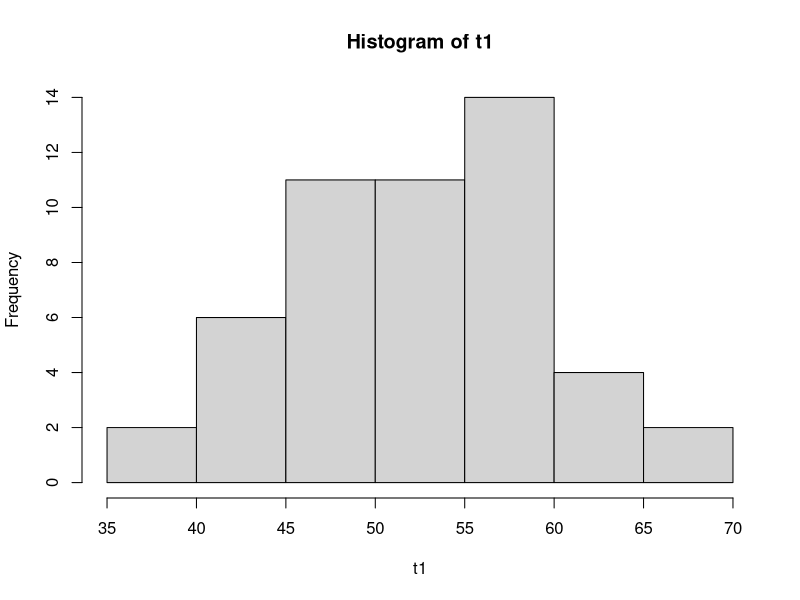
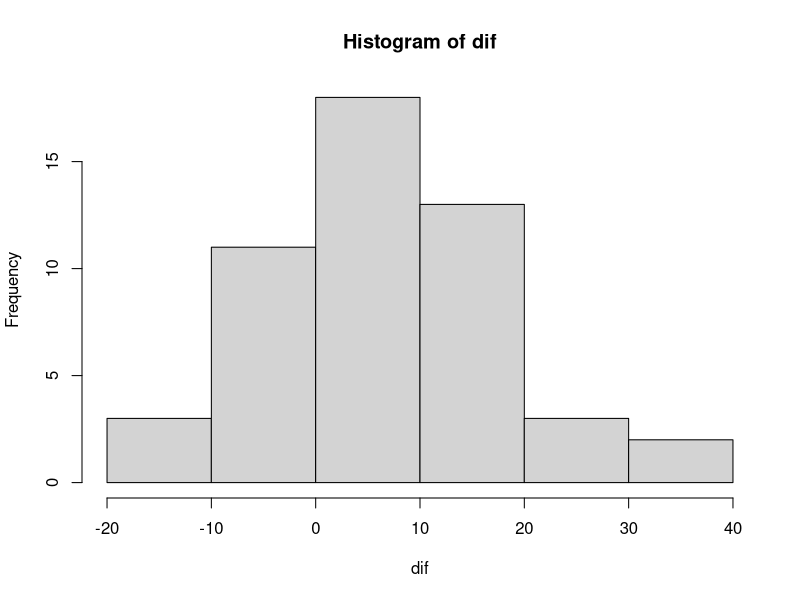
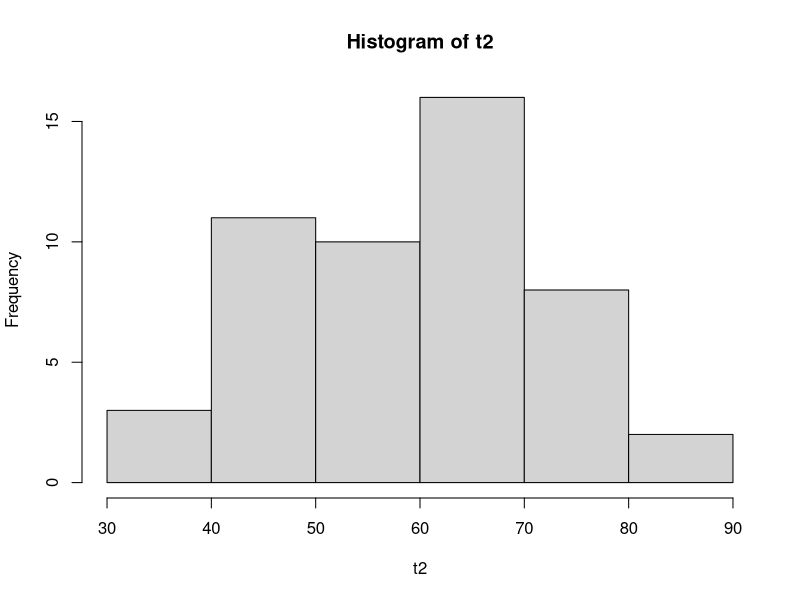
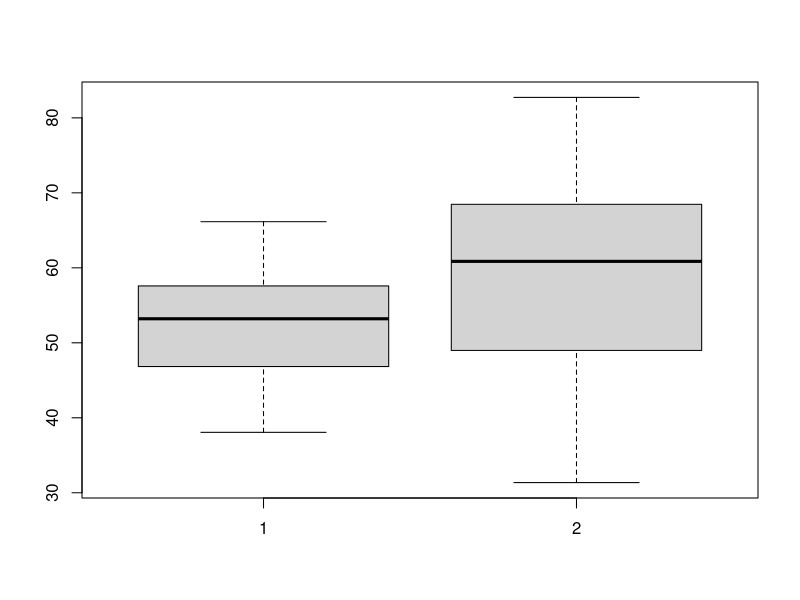
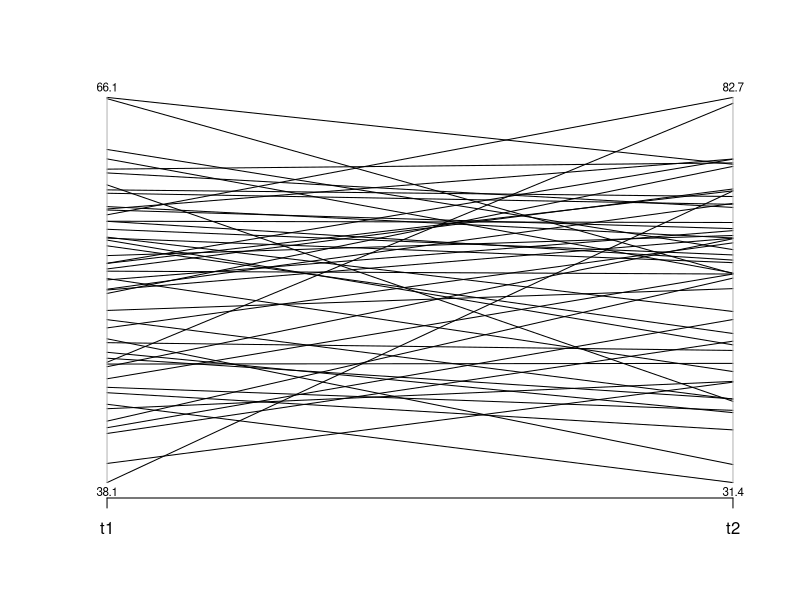

The R script that drew these images, in order:
# Ex07_04
# Comparing paired means: Paired t-test
# Used to test after an intervention



# Load Data
# Create random data
t1 <- rnorm(50, mean = 52, sd = 6) # Time 1
dif <- rnorm(50, mean = 6, sd = 12) # Difference
t2 <- t1 + dif # Time 2

# SOme quick plots to check data
hist(t1)
hist(dif)
hist(t2)
boxplot(t1, t2)

# Save variables in dataframe and use "MASS"
# to create parallel coordinate plot
pairs <- data.frame(t1, t2)
require("MASS")
parcoord(pairs, var.label = TRUE)

# Paird t-test (with defaults)
t.test(t2, t1, paired = TRUE)

# Paired t-test with options
t.test(t2, t1,
       paired = TRUE,
       mu = 6, # Specify non-0 null value
       alternative = "greater", # One-tailed test
       conf.level = 0.99) # 99% CI (vs. 95%)

# Clean up
detach("package:MASS", unload=TRUE)
rm(list = ls())





